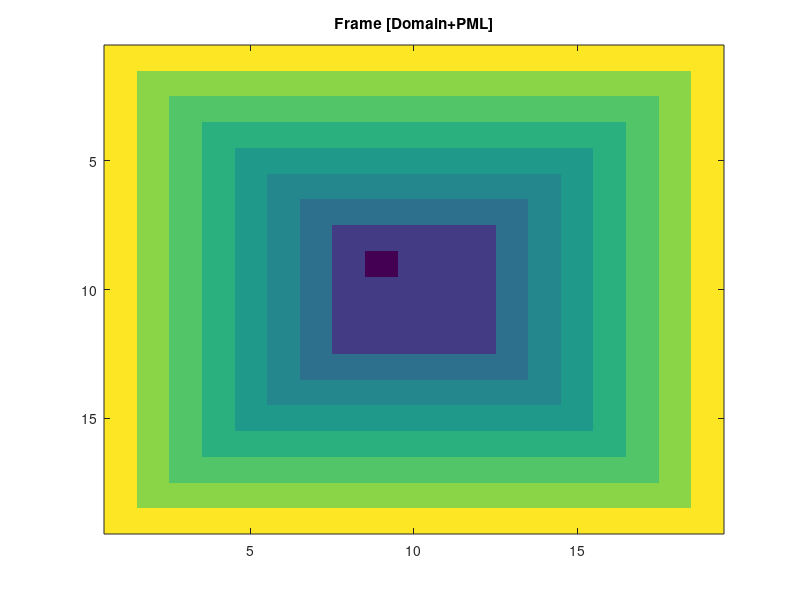

MATLAB code for this plot: (Note: this script raises an error after producing the figure.)
% Author: Debasish Ray Mohapatra
% Date: 19 Jan, 2019
% A special thanks to Victor Zappi whose guidance has
% helped me a lot. To visit Victor Zappi's website: http://toomuchidle.com/

% To run the code:
% Please provide grid width and height. This code could be used to
% simulate 3 possible cases: 
% Choose 1 to simulate the acoustic propagation in a tube.
% Choose 2 to simulate the acoustic propagation with a wall inside a grid
% Choose any number to simulate open PML layers

% This code is not depended upon any other files.
% To inquiry or for bugs/suggestions please contact: debasishiter@gmail.com 

%%%%%%%%%%%%%%%%%%%%%%%%%%%%%%%%%%%%%%%%%%%%%%%%%%%%%%%%%%%%%%%%%%%%%%%%%
%% INITIALIZE MATLAB ENVIRONMENT
%%%%%%%%%%%%%%%%%%%%%%%%%%%%%%%%%%%%%%%%%%%%%%%%%%%%%%%%%%%%%%%%%%%%%%%%%
close all; clear;
clc;

%%%%%%%%%%%%%%%%%%%%%%%%%%%%%%%%%%%%%%%%%%%%%%%%%%%%%%%%%%%%%%%%%%%%%%%%%
%% DEFINE UNITS
%%%%%%%%%%%%%%%%%%%%%%%%%%%%%%%%%%%%%%%%%%%%%%%%%%%%%%%%%%%%%%%%%%%%%%%%%
meter = 1;
centimeter  =1e-2;

second    = 1;
hertz     = 1/second;
kilohertz = 1e3 * hertz;
megahertz = 1e6 * hertz;
gigahertz = 1e9 * hertz;

gram      = 1e-3;
kilogram  = 1e3*gram;

%%%%%%%%%%%%%%%%%%%%%%%%%%%%%%%%%%%%%%%%%%%%%%%%%%%%%%%%%%%%%%%%%%%%%%%%%
%% DEFINE CONSTANTS
%%%%%%%%%%%%%%%%%%%%%%%%%%%%%%%%%%%%%%%%%%%%%%%%%%%%%%%%%%%%%%%%%%%%%%%%%
rho = 1.140*kilogram/(meter^3);   % Air density  [kg/m^3]
sarte_mul = 1;                     % srate multiplier
c   = 350*meter/second;            % Sound speed in air [m/s]
maxSigmadt = 0.5;                  % Attenuation coefficient at the PML layer
alpha = 0.004;                     % Reflection coefficient
srate = 44100*sarte_mul;           % Sample frequency
z_inv = 1 / (rho*c*( (1+sqrt(1-alpha))/(1-sqrt(1-alpha)) ));
%%%%%%%%%%%%%%%%%%%%%%%%%%%%%%%%%%%%%%%%%%%%%%%%%%%%%%%%%%%%%%%%%%%%%%%%%
%% DASHBOARD
%%%%%%%%%%%%%%%%%%%%%%%%%%%%%%%%%%%%%%%%%%%%%%%%%%%%%%%%%%%%%%%%%%%%%%%%%
dt = 1/srate;                      % Temporal resolution/ sample time period
dx = dt*c*sqrt( 2.0 );             % Spatial resolution along x-direction: CFL Condition
dy = dt*c*sqrt( 2.0 );             % Spatial resolution along x-direction: CFL Condition
AudioTime = 1*second;              % Total audio signal time
kappa = rho*c*c;                   % Bulk modulus

%%%%%%%%%%%%%%%%%%%%%%%%%%%%%%%%%%%%%%%%%%%%%%%%%%%%%%%%%%%%%%%%%%%%%%%%
%% GRID CELL CONSTRUCTION : DEFINE SIGMA AND BETA VALUE FOR EACH CELL
%%%%%%%%%%%%%%%%%%%%%%%%%%%%%%%%%%%%%%%%%%%%%%%%%%%%%%%%%%%%%%%%%%%%%%%%
% domainW an domainH signifies the size of problem space
domainW = input('Enter domain width: ');
domainH = input('Enter domain height: ');

% Number of PML layers
pmlLayer = 6; % Note: Make it a variable [Next Change]

% Build frame [Frame = Domain Size + PML Layers]
frameW = domainW+2*pmlLayer+2; % 2 is for border/dead cells
frameH = domainH+2*pmlLayer+2; % 2 is for border/dead cells
 
%%%%%%%%%%%%%%%%%%%%%%%%%%%%%%%%%%%%%%%%%%%%%%%%%%%%%%%%%%%%%%%%%%%%%%%%%
%% SIMULATION TIME
%%%%%%%%%%%%%%%%%%%%%%%%%%%%%%%%%%%%%%%%%%%%%%%%%%%%%%%%%%%%%%%%%%%%%%%%%
t = 0:dt:AudioTime-dt;            % time steps
STEPS = length(t);                % Total time steps

%%%%%%%%%%%%%%%%%%%%%%%%%%%%%%%%%%%%%%%%%%%%%%%%%%%%%%%%%%%%%%%%%%%%%%%%%
%% SOURCE PARAMETERS
%%%%%%%%%%%%%%%%%%%%%%%%%%%%%%%%%%%%%%%%%%%%%%%%%%%%%%%%%%%%%%%%%%%%%%%%%
% Define source position
excitationX = floor(frameW/2);  
excitationY = floor(frameH/2);
listenerX = excitationX;
listenerY = excitationY;

% Define source size
excitationH = 1;
excitationW = 1;

excitationF = 440;        % Source frequency      
srcAmplitude =25;
exeT = linspace(1, STEPS, STEPS);
excitationV = srcAmplitude * sin(2*pi*excitationF*dt*(exeT(:)-1));

% Define source propagation direction
% srcDirection index mean: 1 = Left
%                          2 = Down
%                          3 = Right
%                          4 = Up

srcDirection = [-1 -1 1 1];

%%%%%%%%%%%%%%%%%%%%%%%%%%%%%%%%%%%%%%%%%%%%%%%%%%%%%%%%%%%%%%%%%%%%%%%%
%% DEFINE CELL TYPE [Not going to use 'cell_dynamics']
%%%%%%%%%%%%%%%%%%%%%%%%%%%%%%%%%%%%%%%%%%%%%%%%%%%%%%%%%%%%%%%%%%%%%%%%
cell_wall       = 0;
cell_air        = 1;
cell_excitation = 2;
% Note: This need to be changed - Number of PML layers as a variable(Is it necessary??)
cell_pml0       = 3;
cell_pml1       = 4;
cell_pml2       = 5;
cell_pml3       = 6;
cell_pml4       = 7;
cell_pml5       = 8;
cell_dynamic    = 9;
cell_dead       = 10;
cell_numTypes   = 11;

sigmadt = zeros(pmlLayer, 1);

% To store beta(tube wall) and sigmaPrimedt(PML Layers). 
% Beta for air & PMLLayers = 1 and for tubewall = 0
% sigmaPrimedt = sigmaPrime*dt
% sigmaPrime = 1 - Beta + Sigma
% e.g - 
% WALL -> beta = 0, sigma_prima*dt = (1-0)*dt = 1*dt = dt 
% AIR  -> beta = 1, sigma_prima*dt = (1-1)*dt = 0*dt = 0
% [NOTE] - We are considering excitation cell as a special wall cell
typeValues = zeros(2, cell_numTypes);
typeValues(:, cell_wall+1) = [0, dt];
typeValues(:, cell_air+1) = [1, 0];         % air
typeValues(:, cell_excitation+1) = [0, dt]; % excitation

% Define sigma for PMLLayers 
for pmlCounter = 0:pmlLayer-1
    sigmadt(pmlCounter+1) = (pmlCounter/(pmlLayer-1)) * maxSigmadt;
    typeValues(:, cell_pml0+1+pmlCounter) = [1, sigmadt(pmlCounter+1)];
end
typeValues(:, cell_dead+1)    =  [0, 1000000];  % dead cell


% For pressure and velocity
% PV_N(:,:,1) = To store cell pressure
% PV_N(:,:,2) = To store Vx
% PV_N(:,:,3) = To store Vy
% PV_N(:,:,4) = To store grid cell type

PV_N = zeros(frameH, frameW, 4); 
PV_Nplus1  = zeros(frameH, frameW, 4);

% Define cell type and store it in PV_N(,,4)
% Declare all the cells as air by default
PV_N(1:frameH, 1:frameW, 4) = cell_air;

% Then modify as per the requirement
% Define cell_dead
PV_N(1:frameH,1,4) = cell_dead;
PV_N(1:frameH,frameW,4) = cell_dead;
PV_N(1,1:frameW,4) = cell_dead;
PV_N(frameH,1:frameW,4) = cell_dead;

% Define horizontal PML layers - Start from the outer layers
% -----Horizontal PML Layers-------
cellType = cell_pml5;
yShift = 1;
xStart = 2;
xEnd = frameW-1;

for pmlCount = 1:pmlLayer   
    for hCount = xStart:xEnd
        PV_N(yShift+pmlCount, hCount, 4) = cellType;
        PV_N(frameH-pmlCount, hCount, 4) = cellType;
    end   
    xStart = xStart+1;
    xEnd = xEnd-1;
    cellType = cellType-1;
end

% -----Vertical PML Layers-------
cellType = cell_pml5;
xShift = 1;
yStart = 2;
yEnd = frameH-1;
for pmlCount = 1:pmlLayer
    for vCount = yStart:yEnd
        PV_N(vCount, xShift+pmlCount, 4) = cellType;
        PV_N(vCount, frameW-pmlCount, 4) = cellType;
    end
    
    yStart = yStart+1;
    yEnd = yEnd-1;
    cellType = cellType-1;
end

% Defining source cell type
cellType = cell_excitation;
PV_N(excitationY+(0:excitationH-1), excitationX+(0:excitationW-1), 4) = cellType;

%%%%%%%%%%%%%%%%%%%%%%%%%%%%%%%%%%%%%%%%%%%%%%%%%%%%%%%%%%%%%%%%%%%%%%%%
%% SIMULATION TYPES
%%%%%%%%%%%%%%%%%%%%%%%%%%%%%%%%%%%%%%%%%%%%%%%%%%%%%%%%%%%%%%%%%%%%%%%%
simulationType = input('Choose Simulation Type[1-TubeWall 2-VerticalWall]: ');

% For fixed size tube-wall simulation
if(simulationType==1)
    % Check tube length
    tubeLength = input('Enter tube length: ');
    
    % Fix listener position
    listenerX = excitationX + tubeLength;
    listenerY = excitationY;
    
    %back walls
    for i=0:excitationH+1
        PV_N(excitationY-1+i, excitationX-1, 4) = cell_wall;
    end
    
    %tube walls
    for j=excitationX-1:listenerX-2
        PV_N(excitationY-1, j, 4) = cell_wall;
        PV_N(excitationY+excitationH, j, 4) = cell_wall;
    end
end

% For vertical wall simulation
if (simulationType==2)
    PV_N(excitationY-1:excitationY+4, excitationX+4, 4) = cell_wall;
end

% Test the frame
frame = PV_N(:, :,4);
frame(listenerY, listenerX) = -1;
imagesc(frame);
title('Frame [Domain+PML]');

%%%%%%%%%%%%%%%%%%%%%%%%%%%%%%%%%%%%%%%%%%%%%%%%%%%%%%%%%%%%%%%%%%%%%%%%
%% CALCULATE MINBETA AND MAXSIGMA
%%%%%%%%%%%%%%%%%%%%%%%%%%%%%%%%%%%%%%%%%%%%%%%%%%%%%%%%%%%%%%%%%%%%%%%%

% Storing min(Beta) and max(sigmaPrimedt) - We'll use this to calculate
% velocity
minVxBeta = zeros(frameH-2,frameW-2);
minVyBeta = zeros(frameH-2,frameW-2);

maxVxSigmaPrimedt = zeros(frameH-2,frameW-2);
maxVySigmaPrimedt = zeros(frameH-2,frameW-2);

PressureSigmaPrimedt = zeros(frameH-2,frameW-2);
cellTypes = zeros(1,3);
sigma_prime_dt = zeros(1,3);
typeIndex = zeros(1,3);

% Not inclusing cell_dead type
for row_idx = 2: frameH-1
    for column_idx = 2:frameW-1
        cellTypes = [PV_N(row_idx, column_idx, 4), PV_N(row_idx, column_idx+1, 4), PV_N(row_idx-1, column_idx, 4)];
        
        % For typeIndex add 1 to cellTypes
        typeIndex = cellTypes(:)+1;
        beta(:) = typeValues(1, typeIndex);
        sigma_prime_dt(:) = typeValues(2, typeIndex);
        
        % For storing minBeta and maxSigmaPrimedt
        minVxBeta(row_idx-1, column_idx-1) = min(beta(1),beta(2));
        minVyBeta(row_idx-1, column_idx-1) = min(beta(1),beta(3));
        
        maxVxSigmaPrimedt (row_idx-1, column_idx-1) = max(sigma_prime_dt(1), sigma_prime_dt(2));
        maxVySigmaPrimedt (row_idx-1, column_idx-1) = max(sigma_prime_dt(1), sigma_prime_dt(3));
        
        PressureSigmaPrimedt(row_idx-1, column_idx-1) = ...
        typeValues(2,typeIndex(1));
    end    
end

betaVxSqr = minVxBeta.*minVxBeta;
betaVxSqr_dt_invRho = (betaVxSqr.*dt)/rho;

betaVySqr = minVyBeta.*minVyBeta;
betaVySqr_dt_invRho = (betaVySqr.*dt)/rho;

rho_sqrC_dt_invds = (kappa*dt)/dx;
% To calculate pressure we do not need to change the sigmaPrimedt
% So for each cell get the cell index and then calculate the corresponding 
% typeIndex (2,:) by adding 1

% PressureSigmaPrimedt = typeValues(2,PV_N(2:frameH-1, 2:frameW-1, 4)+1);

%%%%%%%%%%%%%%%%%%%%%%%%%%%%%%%%%%%%%%%%%%%%%%%%%%%%%%%%%%%%%%%%%%%%%%%%%
%% FDTD PARAMETERS - PART II (INITIALISING FIELD)
%%%%%%%%%%%%%%%%%%%%%%%%%%%%%%%%%%%%%%%%%%%%%%%%%%%%%%%%%%%%%%%%%%%%%%%%%
CxVx    = zeros(frameH-2,frameW-2);
CyVy    = zeros(frameH-2,frameW-2);
CxP     = zeros(frameH-2,frameW-2);
CyP     = zeros(frameH-2,frameW-2);
Pr_next = zeros(frameH-2,frameW-2);
Vx_next = zeros(frameH-2,frameW-2);
Vy_next = zeros(frameH-2,frameW-2);

%clims = [-2000 2000];
figure;
%hImg = imagesc(PV_Nplus1(:,:,1), clims); %VIC in matlab can remove this
% title('Simulation');


for T = 1:STEPS
    
    % STEP1: Calculate (del.V) = (dVx/dx + dVy/dy)
    % CxVx = dVx/dx, where Vx = velocity along x direction
    % CyVy = dVy/dy, where Vy = velocity along y direction
    
    CxVx(1:frameH-2, 1:frameW-2)=(PV_N(2:frameH-1,2:frameW-1,2) - ...
                                  PV_N(2:frameH-1,1:frameW-2,2));
                              
    CyVy(1:frameH-2, 1:frameW-2)=(PV_N(2:frameH-1,2:frameW-1,3) - ...
                                  PV_N(3:frameH,2:frameW-1,3));
    % STEP2: Calculate Pr_next                           
    Pr_next(1:frameH-2,1:frameW-2) = (PV_N(2:frameH-1,2:frameW-1, 1) - ((rho_sqrC_dt_invds.*(CxVx+CyVy))))./...
                                     (1+PressureSigmaPrimedt);
    % STEP3: Copy Pr_next  to PV_Nplus1
    PV_Nplus1(2:frameH-1, 2:frameW-1,1) = Pr_next(:,:);
    
    % STEP4: Calculate Vx & Vy   
    CxP(1:frameH-2, 1:frameW-2) = (PV_Nplus1(2:frameH-1,3:frameW,1) - PV_Nplus1(2:frameH-1,2:frameW-1,1))/dx;
    CyP(1:frameH-2, 1:frameW-2) = (PV_Nplus1(1:frameH-2,2:frameW-1,1) - PV_Nplus1(2:frameH-1,2:frameW-1,1))/dy;
    
    
    Vx_next(1:frameH-2, 1:frameW-2) = (minVxBeta.*PV_N(2:frameH-1,2:frameW-1,2)- (betaVxSqr_dt_invRho.*CxP));                                
    Vy_next(1:frameH-2, 1:frameW-2) = (minVyBeta.*PV_N(2:frameH-1,2:frameW-1,3)- (betaVySqr_dt_invRho.*CyP));
    
    PV_Nplus1(2:frameH-1, 2:frameW-1,2) = Vx_next(:,:);
    PV_Nplus1(2:frameH-1, 2:frameW-1,3) = Vy_next(:,:);
    
    for row_idx = 2:frameH-1
        for col_idx = 2: frameW-1
            
            cellTypes = [PV_N(row_idx, col_idx, 4), PV_N(row_idx, col_idx+1, 4), PV_N(row_idx-1, col_idx, 4)];
            typeIndex = cellTypes(:)+1;
            beta(:) = typeValues(1, typeIndex);
            
            % STEP5: Add source velocity
            % Verify the cell type is a cell_excitation or not
            is_excitation = [cellTypes(1) == cell_excitation, cellTypes(2) == cell_excitation, cellTypes(3) == cell_excitation];
            are_we_not_excitations = [ (1 - is_excitation(1)) * (1 - is_excitation(2)), (1 - is_excitation(1)) * (1 - is_excitation(3))];
            
            % To calculate the net source velocity
            excitation_weight = [is_excitation(1) is_excitation(1)].*srcDirection(3:4) + [is_excitation(2) is_excitation(3)].*srcDirection(1:2);

            % Inject the source to the Vx_next and Vy_next = excitationV(T)
            PV_Nplus1(row_idx, col_idx, 2) = PV_Nplus1(row_idx, col_idx, 2) + excitationV(T)*excitation_weight(1)*maxVxSigmaPrimedt(row_idx-1, col_idx-1);
            PV_Nplus1(row_idx, col_idx, 3) = PV_Nplus1(row_idx, col_idx, 3) + excitationV(T)*excitation_weight(2)*maxVySigmaPrimedt(row_idx-1, col_idx-1);
            
            % STEP6: Add absorbing boundary condition
            is_normal_dir = [beta(2) ~= cell_air, beta(3) ~= cell_air, beta(3) == cell_air, beta(2) == cell_air];
            
            xor_term = [beta(2) * (1-beta(1)) , beta(1) * (1-beta(2)), beta(3) * (1-beta(1)), beta(1) * (1-beta(3))];
            
            N = [0.707106*is_normal_dir(3) + (1-is_normal_dir(3)), 0.707106*is_normal_dir(2) + (1-is_normal_dir(2)), ...
                 0.707106*is_normal_dir(4) + (1-is_normal_dir(4)), 0.707106*is_normal_dir(1) + (1-is_normal_dir(1))];
        
            vb_alpha = [xor_term(2)*PV_Nplus1(row_idx,col_idx,1)*N(2) - xor_term(1)*PV_Nplus1(row_idx,col_idx+1,1)*N(1), ...
                        xor_term(4)*PV_Nplus1(row_idx,col_idx,1)*N(4) - xor_term(3)*PV_Nplus1(row_idx-1,col_idx,1)*N(3)];
         
            vb_alpha = (vb_alpha.* are_we_not_excitations)*z_inv;
            
            % Update Vx and Vy
            PV_Nplus1(row_idx,col_idx,2) = PV_Nplus1(row_idx,col_idx,2) + maxVxSigmaPrimedt(row_idx-1,col_idx-1) * vb_alpha(1);
            PV_Nplus1(row_idx,col_idx,3) = PV_Nplus1(row_idx,col_idx,3) + maxVySigmaPrimedt(row_idx-1,col_idx-1) * vb_alpha(2);
        end
    end
    

    
    PV_Nplus1(2:frameH-1, 2:frameW-1,2) = PV_Nplus1(2:frameH-1, 2:frameW-1,2)./(minVxBeta+maxVxSigmaPrimedt);
    PV_Nplus1(2:frameH-1, 2:frameW-1,3) = PV_Nplus1(2:frameH-1, 2:frameW-1,3)./(minVyBeta+maxVySigmaPrimedt);
    
    % STEP7: Re-store the grid cell type
    PV_Nplus1(2:frameH-1, 2:frameW-1,4) = PV_N(2:frameH-1, 2:frameW-1,4);
    
    %STEP8: Clear the border cell
    
    PV_Nplus1(:, 1, 1:3) = 0;
    PV_Nplus1(:, 1, 4) = PV_N(:, 1, 4);
    
    PV_Nplus1(:, frameW, 1:3) = 0;
    PV_Nplus1(:, frameW, 4) = PV_N(:, frameW, 4); 

    PV_Nplus1(1, :, 1:3) = 0;
    PV_Nplus1(1, :, 4) = PV_N(1, :, 4);
    
    PV_Nplus1(frameH, :, 1:3) = 0;
    PV_Nplus1(frameH, :, 4) = PV_N(frameH, :, 4); 
    
    % STEP9: Plot wave simulation
    if ~mod(T,1)
        imagesc(PV_Nplus1(:,:,1),[-2000 2000]); % colorbar; % Multiplied with twenty to change the color code
        xlabel('Spatial Resolution along X');
        ylabel('Spatial Resolution along Y');
        title(['STEP NUMBER: ' num2str(T) ' OUT OF ' num2str(STEPS)]);
        drawnow;
    end
    
    % STEP10: Copy PV_Nplus1 to PV_N for the next time step
    PV_N = PV_Nplus1;    
end
